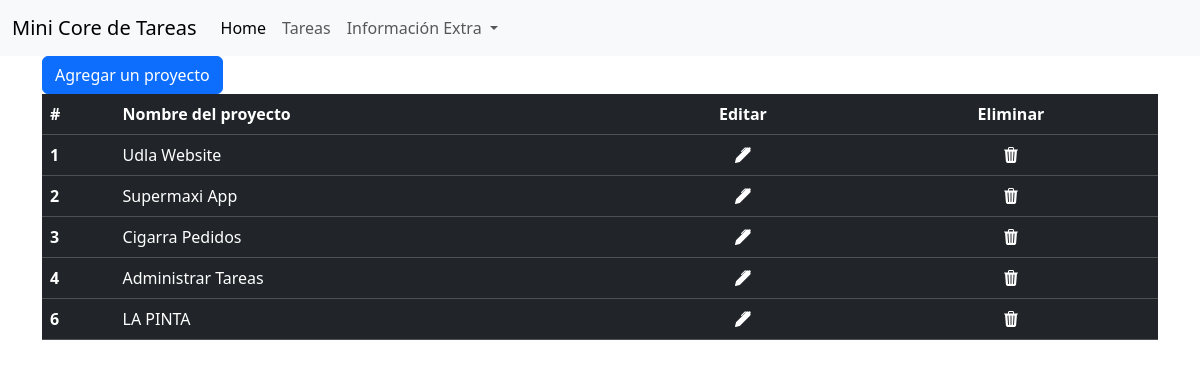
The app's page /project/ with its own data.
### task/models.py (models this page shows)
class Project(models.Model):
    name = models.CharField(max_length=100)

### task/views.py (the view, shortened to what this page needs)
# urls.py: path('project/', views.project, name='project'),
def project(request):
    project = Project.objects.all()
    return render(request, 'proyectos.html', {
        'project': project
    })

### task/templates/proyectos.html (shortened to what this page needs)
{% extends 'layout.html' %}
{% block body %}
<div class="container">
    <button type="button" class="btn btn-primary" data-bs-toggle="modal" data-bs-target="#exampleModal">
        Agregar un proyecto
    </button>
    <table class="table table-dark">
        <thead>
            <tr>
                <th scope="col">#</th>
                <th scope="col">Nombre del proyecto</th>
                <th scope="col">
                    <div class="container text-center">
                        Editar
                    </div>
                </th>
                <th scope="col">
                    <div class="container text-center">
                        Eliminar
                    </div>
                </th>
            </tr>
        </thead>
        <tbody>
            {% for project in project %}
            <tr>
                <th scope="row">{{ project.id }}</th>
                <td>{{ project.name }}</td>
                <td>
                    <div class="container text-center">
                        <a href="{% url 'project_edit' project.id %}" style="color: white; text-decoration: none;">
                            <i class="bi bi-pen-fill"></i>
                        </a>
                    </div>
                </td>
                <td>
                    <div class="container text-center">
                        <a href="{% url 'project_delete' project.id %}" style="color: white; text-decoration: none;">
                            <i class="bi bi-trash3-fill"></i>
                        </a>
                    </div>
                </td>
            </tr>
            {% endfor %}
        </tbody>
    </table>
</div>
{% endblock %}

### records on screen
Project: id "1", name "Udla Website"
Project: id "2", name "Supermaxi App"
Project: id "3", name "Cigarra Pedidos"
Project: id "4", name "Administrar Tareas"
Project: id "6", name "LA PINTA"
